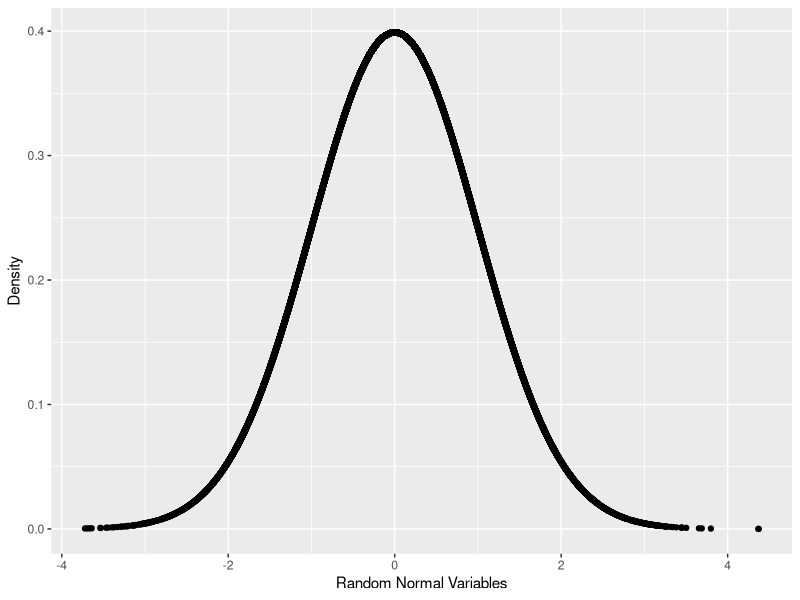
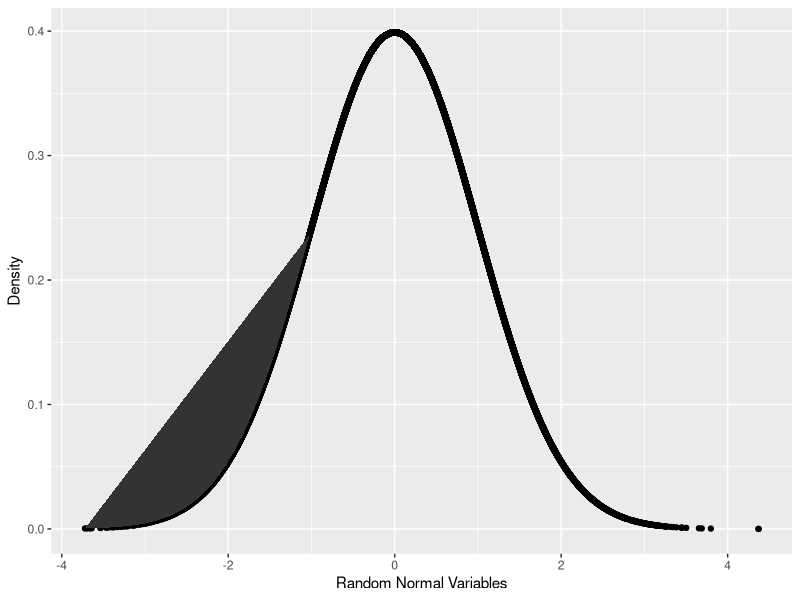
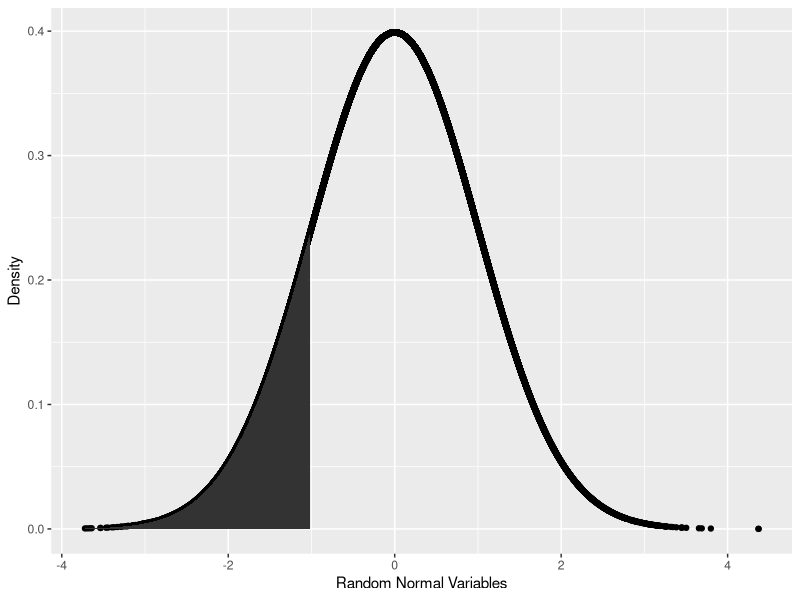
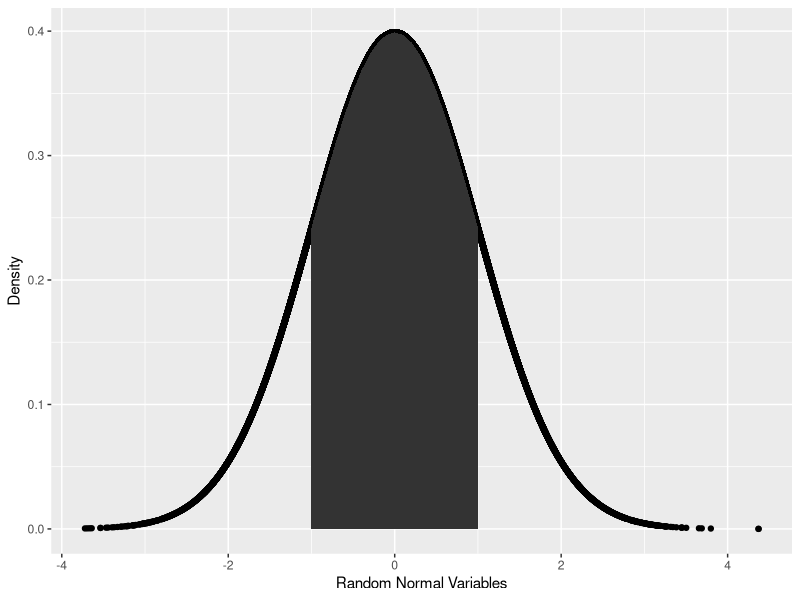

These figures' R source, in order: (Note: this script raises an error after producing the figures.)
library(ggplot2)
randNorm <- rnorm(30000)
randDensity <- dnorm(randNorm)
dnorm(randNorm)   

p <- ggplot(data.frame(x=randNorm, y=randDensity)) + aes(x=x,y=y) + geom_point() + labs(x="Random Normal Variables", y= "Density")

# 아래 코드와 같이 평소처럼 aes() 함수를 ggplot() 함수 안에 넣어서 사용해도 됨.
ggplot(data.frame(x=randNorm, y=randDensity), aes(x=x,y=y)) + geom_point() + labs(x="Random Normal Variables", y= "Density")

neg1Seq <- seq(from = min(randNorm), to = -1, by = 0.1)  # randNorm에서 가장 작은 값부터 시작해서 -1까지 0.1씩 증가하는 숫자들
neg1Seq
max(neg1Seq)


lessThanNeg1 <- data.frame(x=neg1Seq, y=dnorm(neg1Seq))
head(lessThanNeg1)
p + geom_polygon(data=lessThanNeg1, aes(x=x,y=y))       # 

###이 줄 기준 위 아래 p + geom_polygon~~~ 코드 실행해서 차트 그림 비교해보기.

lessThanNeg1 <- rbind(c(min(randNorm),0), lessThanNeg1, c(max(lessThanNeg1$x),0))
# rbind는 row bind의 약자로 행(row)을 결합시켜 줍니다. 
# rbind의 경우 열 (column)의 속성이나 이름 또는 개수가 다를 경우 오류가 나게 됩니다. 
# rbind는 (위+아래)의 결합이라고 생각하면 편합니다.
# 위의 코드의 경우, c(min(randNorm),0) 와  lessThanNeg1 와 c(max(lessThanNeg1$x),0) 이렇게 세 개를 결합시켜준 거.
# max(lessThanNeg1$x),0의 경우 lessThanNeg1 데이터 프레임의 x변수 값들 중 max값을 의미.

head(lessThanNeg1)
p + geom_polygon(data=lessThanNeg1, aes(x=x,y=y))

c(min(randNorm),0)
max(lessThanNeg1$x)  
# 그냥 max(lessThanNeg1)하면 lessThanNeg1이라는 데이터프레임 안에 있는 값들 중 제일 큰 거를 고름
# 그런데 우리가 원하는 거는 lessThanNeg1에서 가장 큰 x값을 얻어야 하는데, 이 경우 y값이 제일 큰 거일 수도 있어서
# lessThanNeg1$x 를 통해  "lessThanNeg1의 x에서"라고 지정해준 거.

neg1pos1Seq <- seq(from=-1,to=1,by=0.1)
neg1pos1Seq
neg1To1 <- data.frame(x=neg1pos1Seq, y=dnorm(neg1pos1Seq))
head(neg1To1)
tail(neg1To1)
neg1To1 <- rbind(c(min(neg1To1$x),0),neg1To1,c(max(neg1To1$x),0))
p + geom_polygon(data=neg1To1, aes(x=x,y=y))

randNorm10
pnorm(randNorm10)          # 왼쪽부터 시작해서 주어진 숫자까지의 누적확률을 반환
qnorm(pnorm(randNorm10))   # pnorm()함수와 반대로 주어진 누적확률값을 주면 해당하는 분위수(x값) 반환
all.equal(randNorm10,qnorm(pnorm(randNorm10)))
